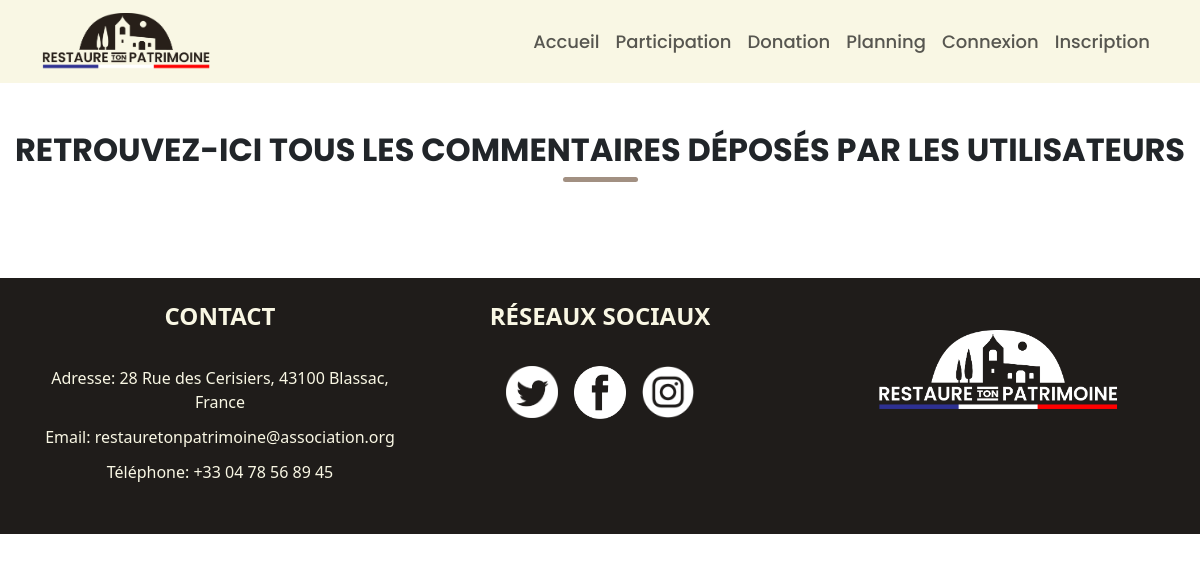
Before: /pages/blog.php with the older database file.
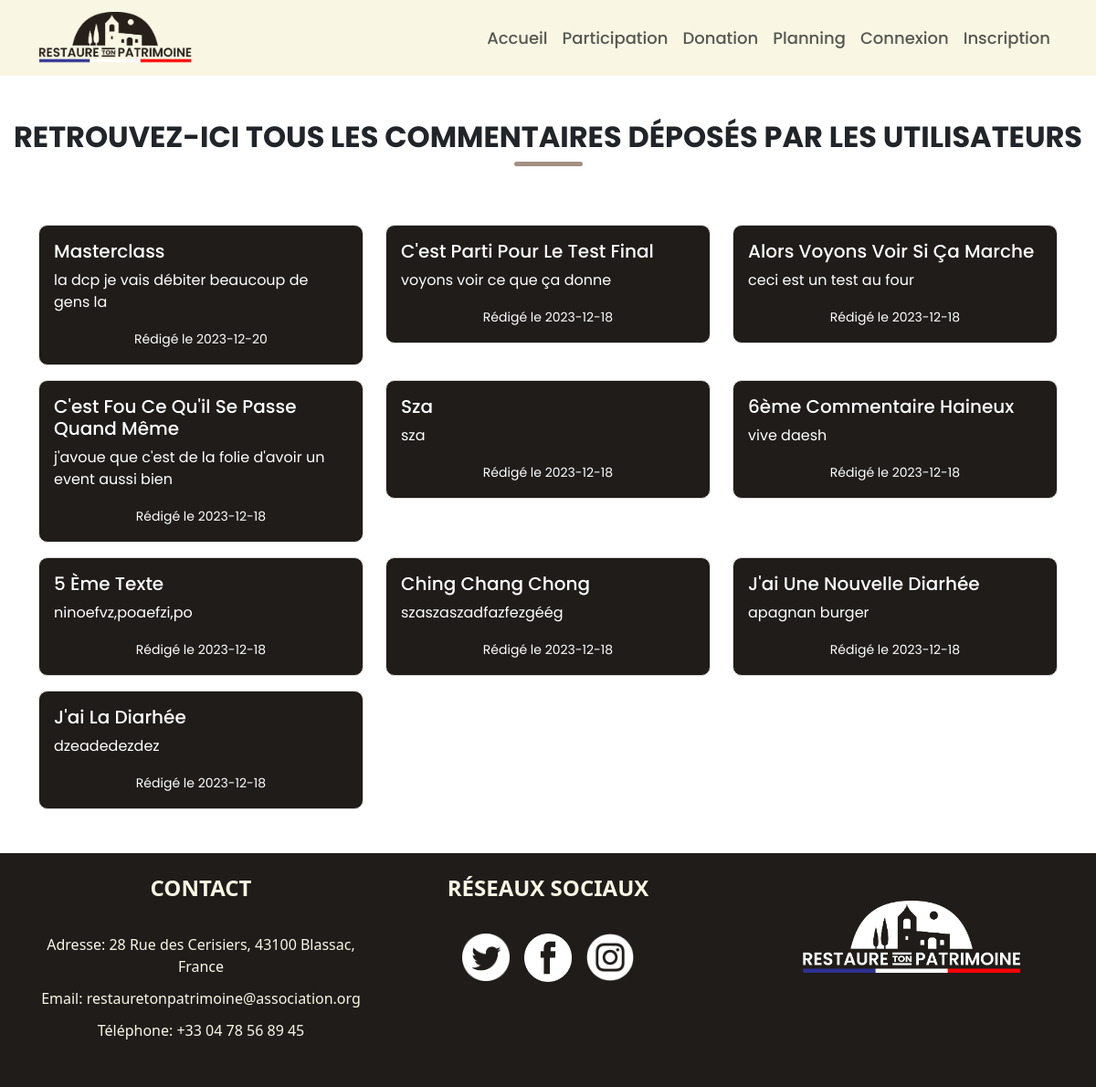
After: the same page with the newer database file.
### tables this page shows
CREATE TABLE `article` (
  `ID_article` int(11) NOT NULL,
  `Contenue` text DEFAULT NULL,
  `Titre` varchar(50) DEFAULT NULL,
  `Date_article` date DEFAULT NULL
);

### pages/blog.php (the view, shortened to what this page needs)
<?php require_once '../php/Config.php';
include '../php/header.php';
  try{
    $pdo = new PDO(
        "mysql:host=$host;dbname=$dbname;charset=utf8", $user, $password);
   }
   catch(PDOException $e){
      echo $e->getMessage();
   }?>
<!DOCTYPE html>
<html lang="fr">
<head>
<link rel="stylesheet" href="css/bootstrap.min.css">
<link rel="stylesheet" href="css/style.css">
<article class="Blog mt-5">
  <?php
    $requete='SELECT * FROM article ORDER BY ID_article DESC';
    $resultats=$pdo->query($requete);
    $article=$resultats->fetchAll(PDO::FETCH_ASSOC);
  ?>
  <div class="mt-5">
  <h2 class="titres">Retrouvez-ici tous les commentaires déposés par les utilisateurs</h2>
  <div class="d-flex justify-content-center">
  <div class="ligne-arrondie"></div>
  </div>
  </div>
  <section class="container">
  <section class="row mt-5">
    <?php foreach ($article as $commentaire): ?>
        <div class="col-md-4 mt-3">
            <div class="card">
                <div class="card-body">
                    <h5 class="card-title policecarte"><?php echo $commentaire["Titre"]; ?></h5>
                    <p class="card-text policecartesimple"><?php echo $commentaire["Contenue"]; ?></p>
                    <p class="card-text policecartesimple text-center"><small class="text-muted">Rédigé le <?php echo $commentaire["Date_article"]; ?></small></p>
                </div>
            </div>
        </div>
    <?php endforeach; ?>
</section>
</section>
</article>
    <?php
        include "../php/footer.php" ;
    ?>

### php/header.php (shortened to what this page needs)
<!DOCTYPE html>
<html lang="fr">
<head>
  <link rel="stylesheet" href="../css/bootstrap.min.css">
  <link rel="stylesheet" href="../css/style.css">
</head>
<body>
<nav class="navbar navbar-expand-lg couleurnav">
  <div class="container">
    <a class="navbar-brand" href="../index.php">
    <img src="../images/perso.png" class="taillelogo" alt="Restaure Ton Patrimoine">
    </a>
    <div class="collapse navbar-collapse text-center" id="navbarNav">
      <ul class="navbar-nav ms-auto">
        <li class="nav-item">
          <a class="nav-link" href="../index.php">Accueil</a>
        </li>
        <li class="nav-item">
          <a class="nav-link" href="../pages/participation.php">Participation</a>
        </li>
        <li class="nav-item">
          <a class="nav-link" href="../pages/donation.php">Donation</a>
        </li>
        <li class="nav-item">
          <a class="nav-link" href="../pages/planning.php">Planning</a>
        </li>
        <?php
        if(isset($_SESSION["nom"])){
                if( $_SESSION['admin'] == 1){
                  echo(' </ul>
                  </div>
                <a href="../pages/Admin.php" class="ms-4 co"> Administration </a>
                <a class="ms-4 co texteitalic">'
                .$_SESSION["nom"].'</a>
                <a class="ms-2 co" href="../php/logout.php">
                  <img width="32px" height="32px" class="rotationlogo" src="../images/decov2.png" alt="deco">
                </a>
              ');
                }
          else{
            echo(' </ul>
            </div>
            <a class="ms-4 co texteitalic">'
            .$_SESSION["nom"].'</a>
            <a class="ms-2 co" href="../php/logout.php">
              <img width="32px" height="32px" class="rotationlogo" src="../images/decov2.png" alt="deco">
            </a>
          ');
            }
        }
        else{
          echo('
          <li class="nav-item">
            <a class="nav-link" href="../php/Connexion.php">Connexion</a>
          </li>
          <li class="nav-item">
            <a class="nav-link" href="../php/InscriptionForm.php">Inscription</a>
          </li>
        </ul>
      </div>
            ');
        }
        ?>
  </div>
</nav>

### php/footer.php (shortened to what this page needs)
<!DOCTYPE html>
<html lang="fr">
<head>
  <link rel="stylesheet" href="../css/bootstrap.min.css">
  <link rel="stylesheet" href="../css/style.css">
</head>
<body>
<footer class="footer text-light">
    <div class="container py-4">
        <div class="row">
            <div class="col-md-4 col-sm-6 text-center mb-3">
                <h4 class="titresFooter">Contact</h4>
                <p class="textFooter">Adresse: 28 Rue des Cerisiers, 43100 Blassac, France</p>
                <p class="textFooter">Email: restauretonpatrimoine@association.org</p>
                <p class="textFooter">Téléphone: +33 04 78 56 89 45</p>
            </div>
            <div class="col-md-4 col-sm-6 text-center mb-3">
                <h4 class="titresFooter">Réseaux sociaux</h4>
                    <div class="d-flex justify-content-center align-items-center">
                    <a href="https://twitter.com/" target="_blank" class="mr-2"><img src="../images/X.png" class='imagesfooter mx-2'></a>
                    <a href="https://www.facebook.com/" target="_blank" class="mr-2"><img src="../images/F.png" class='imagesfooter mx-2'></a>
                    <a href="https://www.instagram.com/" target="_blank"><img src="../images/I.png" class='imagesfooter mx-2'></a>
                </div>
            </div>
            <div class="col-md-4 col-sm-6 text-center mb-3">
                <img src="../images/logo.png" alt="Logo de l'association" class="logo">
            </div>
        </div>
    </div>
</footer>
</body>

### css/style.css (style rules this page uses)
.couleurnav { background-color: #f9f7e4; }
nav > div > div > ul > li { font-family: PoppinsMedium; text-decoration: none; }
.navbar-brand { margin-left: auto; margin-right: auto; }
.nav-link { display: inline-block; position: relative; font-size: large; }
.nav-link:after { content: ''; position: absolute; width: 100%; transform: scaleX(0); height: 2px; bottom: 0; left: 0; background-color: #1f1c1a; transform-origin: bottom right; transition: transform 0.25s ease-out, text-decoration-thickness 0.25s ease-out; }
.ligne-arrondie { width: 75px; height: 5px; background-color: #a29082; border-radius: 5px; justify-content: center; margin-top: 0.7%; }
.titres { font-family: Poppins; text-align: center; margin-bottom: -0.08%; font-weight: bolder; margin-top: 2%; text-transform: uppercase; }
.footer { background-color: #1f1c1a; color: #f9f7e4; }
.textFooter { color: #f9f7e4; margin-bottom: 3%; }
.titresFooter { color: #f9f7e4; font-weight: bold; text-transform: uppercase; margin-bottom: 10%; }
.imagesfooter { width: 3.25em; margin-right: 8%; height: auto; transition: transform 0.3s; }
.logo { margin-top: 8%; margin-left: 10%; width:20vw; height:auto; text-align: center; }
.policecarte { font-family: PoppinsMedium; }
.policecartesimple { font-family: Poppins; }
.card { border: 1px solid #ddd; border-radius: 10px; background-color: #1f1c1a; }
.card-title { color: #333; font-size: 1.25rem; }
.card-body { padding: 1rem; }
.card-title { color: #ffffff; font-size: 1.25rem; text-transform: capitalize; }
.text-muted { color: #ffffff !important; }
.card-body > .card-text { color: #ffffff; }
.taillelogo { width: 14vw; }

Changed rows visible on the page:
added article: Titre "Masterclass", Contenue "la dcp je vais débiter beaucoup de gens la", Date_article "2023-12-20"
added article: Titre "C'est Parti Pour Le Test Final", Contenue "voyons voir ce que ça donne", Date_article "2023-12-18"
added article: Titre "Alors Voyons Voir Si Ça Marche", Contenue "ceci est un test au four", Date_article "2023-12-18"
added article: Titre "C'est Fou Ce Qu'il Se Passe Quand Même", Contenue "j'avoue que c'est de la folie d'avoir un event aussi bien", Date_article "2023-12-18"
added article: Titre "Sza", Contenue "sza", Date_article "2023-12-18"
added article: Titre "6ème Commentaire Haineux", Contenue "vive daesh", Date_article "2023-12-18"
added article: Titre "5 Ème Texte", Contenue "ninoefvz,poaefzi,po", Date_article "2023-12-18"
added article: Titre "Ching Chang Chong", Contenue "szaszaszadfazfezgéég", Date_article "2023-12-18"
added article: Titre "J'ai Une Nouvelle Diarhée", Contenue "apagnan burger", Date_article "2023-12-18"
added article: Titre "J'ai La Diarhée", Contenue "dzeadedezdez", Date_article "2023-12-18"
